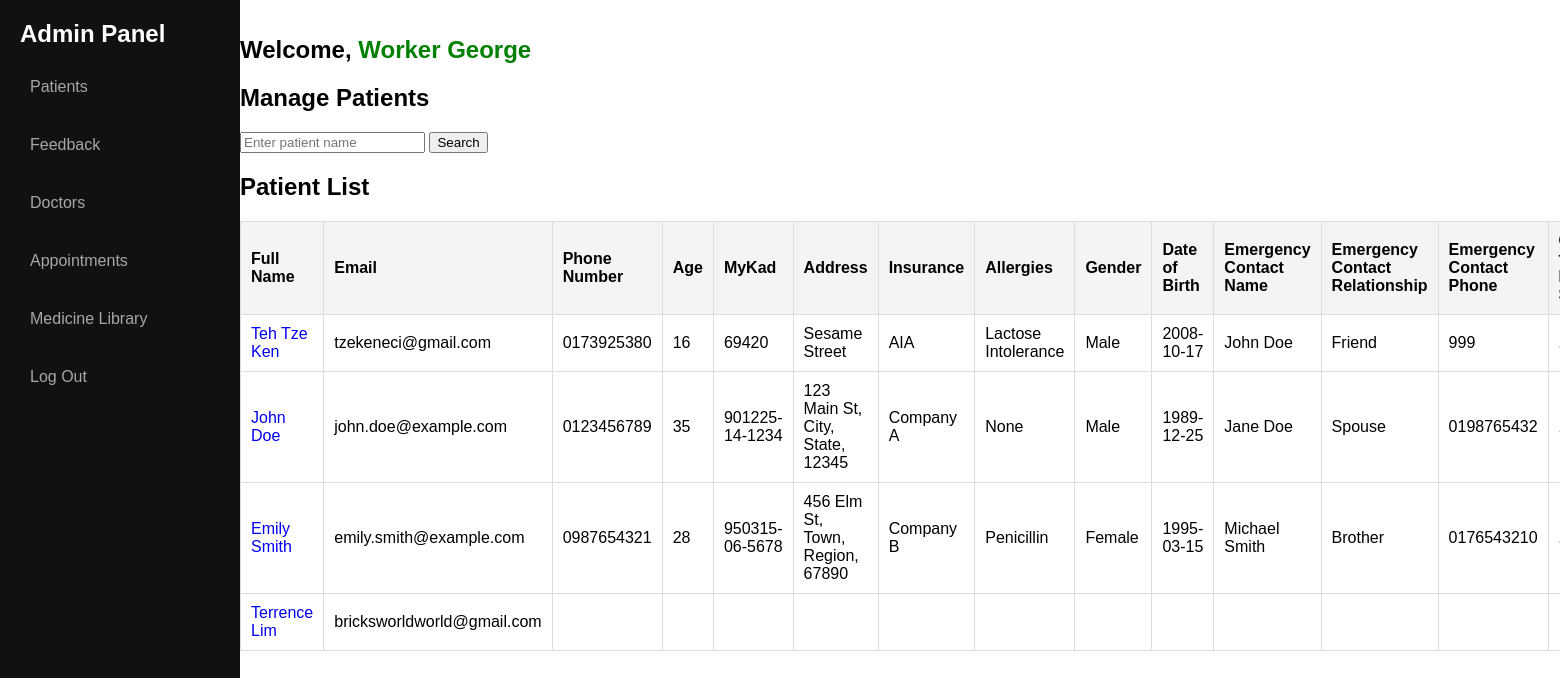
/adminhome.php (signed in), run on the app's committed database.
### tables this page shows
CREATE TABLE `users` (
  `id` int(11) NOT NULL,
  `full_name` varchar(255) NOT NULL,
  `email` varchar(255) NOT NULL,
  `password` varchar(255) NOT NULL,
  `phone_number` varchar(15) DEFAULT NULL,
  `age` int(11) DEFAULT NULL,
  `mykad` varchar(20) DEFAULT NULL,
  `address` varchar(255) DEFAULT NULL,
  `insurance` varchar(255) DEFAULT NULL,
  `allergies` text DEFAULT NULL,
  `gender` enum('Male','Female','Other') DEFAULT NULL,
  `emergency_contact_name` varchar(255) DEFAULT NULL,
  `emergency_contact_relationship` varchar(50) DEFAULT NULL,
  `emergency_contact_phone` varchar(20) DEFAULT NULL,
  `date_of_birth` date DEFAULT NULL,
  `medical_history` text DEFAULT NULL,
  `consent_for_information_sharing` tinyint(1) DEFAULT NULL
);

### adminhome.php (the view, shortened to what this page needs)
<?php
include("db_connect.php");
$email = $_SESSION['email'];
$result_id_query = mysqli_query($con, "SELECT id, admin FROM admin WHERE email = '$email'");
if ($result_id_query) {
    if (mysqli_num_rows($result_id_query) > 0) {
        $admin = mysqli_fetch_assoc($result_id_query);
        $admin_name = $admin['admin'];
    } else {
        echo "User not found in admin table.";
        exit();
    }
} else {
    echo "Failed to retrieve user ID from admin table: " . mysqli_error($con);
    exit();
}
$search_query = '';
$result = mysqli_query($con, "SELECT * FROM users $search_query");
?>
<!DOCTYPE html>
<html lang="en">
<head>
</head>
<body>
    <div class="navbar">
        <header>Admin Panel</header>
        <a href="adminhome.php">Patients</a>
        <a href="feedback.php">Feedback</a>
        <a href="add_doctor.php">Doctors</a>
        <a href="bsystem.php">Appointments</a>
        <a href="adminmedicines.php">Medicine Library</a>
        <a href="stafflogin.php">Log Out</a>
    </div>
    <div class="content">
        <h1 class="welcome-message">
            <span class="welcome-text">Welcome, </span>
            <span class="admin-name"><?php echo htmlspecialchars($admin_name); ?></span>
        </h1>
        <h2>Manage Patients</h2>
        <form method="post">
            <input type="text" name="full_name" placeholder="Enter patient name">
            <input type="submit" name="search" value="Search">
        </form>
        <h2>Patient List</h2>
        <table>
            <thead>
                <tr>
                    <th>Full Name</th>
                    <th>Email</th>
                    <th>Phone Number</th>
                    <th>Age</th>
                    <th>MyKad</th>
                    <th>Address</th>
                    <th>Insurance</th>
                    <th>Allergies</th>
                    <th>Gender</th>
                    <th>Date of Birth</th>
                    <th>Emergency Contact Name</th>
                    <th>Emergency Contact Relationship</th>
                    <th>Emergency Contact Phone</th>
                    <th>Consent for Information Sharing</th>
                </tr>
            </thead>
            <tbody>
                <?php while ($row = mysqli_fetch_assoc($result)): ?>
                    <tr>
                        <td><a href="medical_history.php?name=<?php echo urlencode($row['full_name']); ?>"><?php echo htmlspecialchars($row['full_name']); ?></a></td>
                        <td><?php echo htmlspecialchars($row['email']); ?></td>
                        <td><?php echo htmlspecialchars($row['phone_number']); ?></td>
                        <td><?php echo htmlspecialchars($row['age']); ?></td>
                        <td><?php echo htmlspecialchars($row['mykad']); ?></td>
                        <td><?php echo htmlspecialchars($row['address']); ?></td>
                        <td><?php echo htmlspecialchars($row['insurance']); ?></td>
                        <td><?php echo htmlspecialchars($row['allergies']); ?></td>
                        <td><?php echo htmlspecialchars($row['gender']); ?></td>
                        <td><?php echo htmlspecialchars($row['date_of_birth']); ?></td>
                        <td><?php echo htmlspecialchars($row['emergency_contact_name']); ?></td>
                        <td><?php echo htmlspecialchars($row['emergency_contact_relationship']); ?></td>
                        <td><?php echo htmlspecialchars($row['emergency_contact_phone']); ?></td>
                        <td><?php echo htmlspecialchars($row['consent_for_information_sharing']); ?></td>
                    </tr>
                <?php endwhile; ?>
            </tbody>
        </table>
    </div>
</body>
</html>

### adminhome.php (style rules this page uses)
* { font-family: "Kumbh Sans", sans-serif; text-decoration: none; }
body { display: flex; margin: 0; }
.navbar { width: 200px; background-color: #111; padding: 20px; height: 100vh; position:fixed; }
.navbar header { font-size: 1.5em; margin-bottom: 20px; font-weight: bold; color: white; }
.navbar a { display: block; padding: 10px; text-decoration: none; color: #a4a8ac; margin-bottom: 20px; border-radius: 10px; transition: background-color 0.3s; }
.content { flex: 1; padding: 20px; margin-left: 220px; }
table { width: 100%; border-collapse: collapse; }
table, th, td { border: 1px solid #ddd; }
th, td { padding: 10px; text-align: left; }
th { background-color: #f4f4f4; }
.welcome-message { font-size: 24px; margin-bottom: 20px; }
.welcome-message .welcome-text { color: black; }
.welcome-message .admin-name { color: green; }

### data on the page
users: full_name "Teh Tze Ken", email "tzekeneci@gmail.com", phone_number "0173925380", age "16", mykad "69420", address "Sesame Street", insurance "AIA", allergies "Lactose Intolerance", gender "Male", date_of_birth "2008-10-17", emergency_contact_name "John Doe", emergency_contact_relationship "Friend", emergency_contact_phone "999"
users: full_name "John Doe", email "john.doe@example.com", phone_number "0123456789", age "35", mykad "901225-14-1234", address "123 Main St, City, State, 12345", insurance "Company A", allergies "None", gender "Male", date_of_birth "1989-12-25", emergency_contact_name "Jane Doe", emergency_contact_relationship "Spouse", emergency_contact_phone "0198765432"
users: full_name "Emily Smith", email "emily.smith@example.com", phone_number "0987654321", age "28", mykad "950315-06-5678", address "456 Elm St, Town, Region, 67890", insurance "Company B", allergies "Penicillin", gender "Female", date_of_birth "1995-03-15", emergency_contact_name "Michael Smith", emergency_contact_relationship "Brother", emergency_contact_phone "0176543210"
users: full_name "Terrence Lim", email "bricksworldworld@gmail.com"

### other printed values
$admin_name "Worker George"
